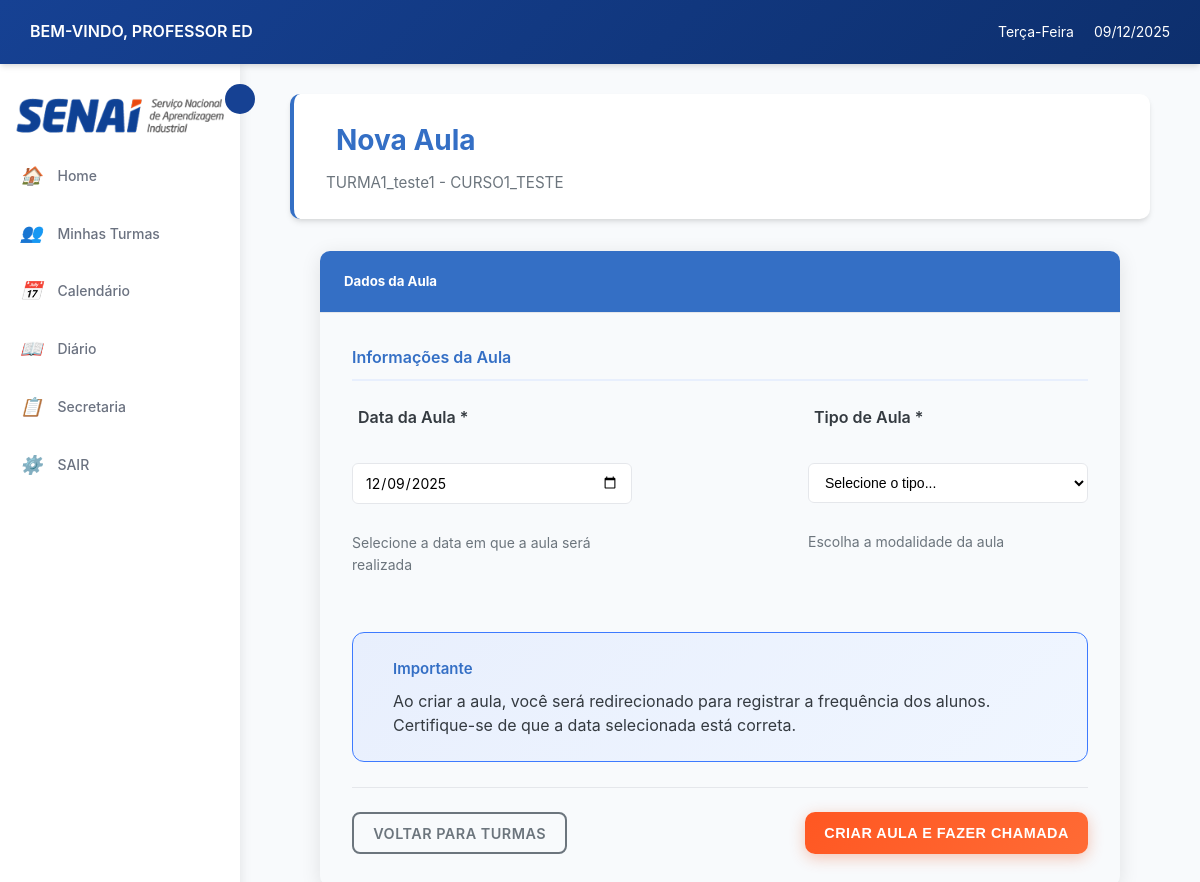
/diario/turma/1/nova-aula/ (signed in), run on the app's committed database.
### login/models.py (models this page shows, shortened)
class Usuario(AbstractUser):
    TIPO_USUARIO = [
        ('aluno', 'Aluno'),
        ('professor', 'Professor'),
        ('secretaria', 'Secretaria'),
    ]
    usuario_id = models.AutoField(primary_key=True)
    nome = models.CharField('Nome', max_length=100, blank=True, null=True)
    sobrenome = models.CharField('Sobrenome', max_length=100, blank=True, null=True)
    email = models.EmailField('E-mail', unique=True, default=None)
    data_nascimento = models.DateField('Data de Nascimento', blank=True, null=True)
    contato = models.CharField(max_length=20, unique=True, blank=True, null=True)
    cpf = models.CharField(max_length=14, unique=True, blank=True, null=True)
    endereco = models.TextField('Endereço', blank=True, null=True)
    tipo = models.CharField(max_length=10, choices=TIPO_USUARIO)
    USERNAME_FIELD = 'email'
    REQUIRED_FIELDS = ['nome','sobrenome','cpf', 'tipo', 'username']
    class Meta:
        db_table = 'Usuario'

### cursos/models.py (models this page shows, shortened)
class Turma(models.Model):
    TIPO_AULA = [
        ('presencial', 'Presencial'),
        ('semi', 'Semi-presencial'),
        ('ead', 'EAD'),
    ]
    turma_id = models.AutoField(primary_key=True)
    nome = models.CharField(max_length=100, null=True, blank=True)
    curso = models.ForeignKey(Curso, on_delete=models.CASCADE)
    professor = models.ForeignKey('login.professor', on_delete=models.SET_NULL,  # Ou models.SET_DEFAULT
        null=True,                  # Permite NULL
        blank=True,
        default=None)
    data_inicio = models.DateField()
    data_fim = models.DateField( null=True, blank=True)
    dias_semana = models.CharField(max_length=50)
    entrada_horas = models.CharField(max_length=100, null=True, blank=True)
    saida_horas = models.CharField(max_length=100, null=True, blank=True)
    tipo = models.CharField(max_length=10, choices=TIPO_AULA)
    status = models.BooleanField(default=True)
    class Meta:
        db_table = 'Turma'

class Curso(models.Model):
    nome = models.CharField(max_length=150, unique=True, verbose_name="Nome do Curso", default="Sem Nome")
    descricao = models.TextField(blank=True, verbose_name="Descrição")
    carga_horaria = models.PositiveIntegerField(verbose_name="Carga Horária (h)", default=40)
    ativo = models.BooleanField(default=True, verbose_name="Ativo")
    disciplinas = models.ManyToManyField('Disciplina', through='GradeCurricular', blank=True, related_name='cursos')
    class Meta:
        verbose_name = "curso"
        verbose_name_plural = "cursos"
        ordering = ["nome"]

### diario/views.py (the view, shortened to what this page needs)
# urls.py: path('turma/<int:turma_id>/nova-aula/', views.criar_aula, name='criar_aula'),
@login_required
def criar_aula(request, turma_id):
    turma = get_object_or_404(Turma, pk=turma_id)
    if hasattr(request.user, 'professor') and turma.professor != request.user.professor:
        messages.error(request, 'Você não é o professor desta turma.')
        return redirect('diario:lista_turmas')
    context = {
        'turma': turma,
        'hoje': timezone.now().date()
    }
    return render(request, 'diario/criar_aula.html', context)

### diario/templates/diario/criar_aula.html (shortened to what this page needs)
{% extends 'professor/base.html' %}
{% load static %}
{% block extra_css %}
<link rel="stylesheet" href="{% static 'diario/css/styles.css' %}">
{% endblock %}
{% block content %}
<div class="dashboard-container">
    <div class="dashboard-header">
        <h2>Nova Aula</h2>
        <p class="text-muted mb-0">{{ turma.nome }} - {{ turma.curso.nome }}</p>
    </div>
    <div class="card criar-aula-card">
        <div class="card-header bg-success">
            <h5>Dados da Aula</h5>
        </div>
        <div class="card-body">
            <form method="post" class="aula-form">
                <div class="form-section">
                    <h6 class="section-title">
                        Informações da Aula
                    </h6>
                    <div class="row g-4">
                        <div class="col-md-6">
                            <div class="form-group">
                                <label for="data_aula" class="form-label">
                                    Data da Aula *
                                </label>
                                <input type="date"
                                       class="form-control input-sm-custom"
                                       id="data_aula"
                                       name="data_aula"
                                       value="{{ hoje|date:'Y-m-d' }}"
                                       required>
                                <div class="form-text">Selecione a data em que a aula será realizada</div>
                            </div>
                        </div>
                        <div class="col-md-6">
                            <div class="form-group">
                                <label for="tipo_aula" class="form-label">
                                    Tipo de Aula *
                                </label>
                                <select class="form-select input-sm-custom" id="tipo_aula" name="tipo_aula" required>
                                    <option value="">Selecione o tipo...</option>
                                </select>
                                <div class="form-text">Escolha a modalidade da aula</div>
                            </div>
                        </div>
                    </div>
                </div>
                <div class="info-box mt-4">
                    <div class="info-content">
                        <div>
                            <h6 class="info-title">Importante</h6>
                            <p class="info-text">
                                Ao criar a aula, você será redirecionado para registrar a frequência dos alunos.
                                Certifique-se de que a data selecionada está correta.
                            </p>
                        </div>
                    </div>
                </div>
                <div class="form-actions mt-5">
                    <a href="{% url 'diario:lista_turmas_diario' %}" class="btn btn-outline-secondary btn-sm-custom">
                        Voltar para Turmas
                    </a>
                    <button type="submit" class="btn btn-success btn-create btn-sm-custom">
                        Criar Aula e Fazer Chamada
                    </button>
                </div>
            </form>
        </div>
    </div>
</div>
{% endblock %}

### professor/templates/professor/base.html (shortened to what this page needs)
{% load static %}
<!DOCTYPE html>
<html lang="pt-br">
<head>
    <link rel="stylesheet" href="{% static 'professor/css/style.css' %}">
    {% block extra_css %}{% endblock %}
</head>
<body>
    <header class="header">
        <div class="header-left">
            <span class="welcome-text">BEM-VINDO, PROFESSOR {{ user.get_full_name|default:user.username|upper }}</span>
        </div>
        <div class="header-right">
            <span class="weekday" id="currentWeekday"></span>
            <span class="date" id="currentDate"></span>
        </div>
    </header>
    <main class="main-container">
        <aside class="sidebar" id="sidebar">
            <img src="{% static 'professor/img/senai_logo.png' %}" alt="SENAI" id="senai-logo-sidebar">
            <button class="sidebar-toggle" id="sidebarToggle"></button>
            <ul class="sidebar-menu">
                <li>
                    <a href="{% url 'professor:home' %}">
                        <i>🏠</i>
                        <span>Home</span>
                    </a>
                </li>
                <li>
                    <a href="{% url 'professor:listar_cursos' %}">
                        <i>👥</i>
                        <span>Minhas Turmas</span>
                    </a>
                </li>
                <li>
                    <a href="{% url 'professor:calendario' %}">
                        <i>📅</i>
                        <span>Calendário</span>
                    </a>
                </li>
                <li>
                    <a href="{% url 'diario:lista_turmas_diario' %}">
                        <i>📖</i>
                        <span>Diário</span>
                    </a>
                </li>
                <li>
                    <a href="{% url 'solicitacao:solicitacaoList' %}">
                        <i>📋</i>
                        <span>Secretaria</span>
                    </a>
                </li>
                <li>
                    <a href="{% url 'logout' %}">
                        <i>⚙️</i>
                        <span>SAIR</span>
                    </a>
                </li>
            </ul>
        </aside>
        <div class="content-area">
            {% block content %}
            {% endblock %}
        </div>
    </main>
</body>
</html>

### diario/static/diario/css/styles.css (style rules this page uses)
:root { --azul: #346fc5; --azul-escuro: #0d2f6d; --vermelho: #dc3545; --vermelho-escuro: #b52d3a; --laranja: #ff5722; --laranja-escuro: #c43a0a; --cinza-claro: #6c757d; --cinza: #adb5bd; --cinza-escuro: #343a40; }
.btn { padding: 10px 20px; border: none; border-radius: 6px; font-weight: 600; font-size: 14px; text-decoration: none; display: inline-flex; align-items: center; justify-content: center; gap: 8px; cursor: pointer; transition: all 0.3s ease; text-transform: uppercase; letter-spacing: 0.5px; }
.btn-success { background-color: var(--laranja); color: white; }
.card { background: var(--bg-card); border-radius: 10px; box-shadow: var(--sombra); border: 1px solid var(--cinza-borda); transition: all 0.3s ease; margin-bottom: 1.5rem; overflow: hidden; }
.card-header { padding: 1.25rem 1.5rem; background: var(--azul); color: rgb(255, 255, 255); border-bottom: 1px solid var(--cinza-borda); display: flex; align-items: center; justify-content: space-between; }
.card-header h5 { color: white; }
.card-body { padding: 1.5rem; }
.form-control { padding: 10px 12px; border: 1px solid var(--cinza-borda); border-radius: 6px; font-size: 14px; transition: all 0.3s ease; background: white; }
.form-label { font-weight: 600; color: var(--preto); margin-bottom: 8px; display: flex; align-items: center; gap: 6px; font-size: 14px; }
.form-select { padding: 10px 12px; border: 1px solid var(--cinza-borda); border-radius: 6px; background: white; font-size: 14px; transition: all 0.3s ease; }
.dashboard-header { background: white; padding: 1.5rem 2rem; border-radius: 10px; box-shadow: var(--sombra); margin-bottom: 2rem; border-left: 4px solid var(--azul); }
.dashboard-header h2 { color: var(--azul); margin: 0 0 8px 0; font-weight: 700; display: flex; align-items: center; gap: 10px; }
.dashboard-header .text-muted { color: var(--cinza-claro) !important; font-size: 0.95rem; margin: 0; }
.btn-outline-secondary { border: 2px solid var(--cinza-claro); color: var(--cinza-claro); background: transparent; transition: all 0.3s ease; }
.mb-0 { margin-bottom: 0; }
.mt-4 { margin-top: 2rem; }

### diario/templates/diario/criar_aula.html (style rules this page uses)
.criar-aula-card { max-width: 800px; margin: 0 auto; border: none; box-shadow: 0 4px 20px rgba(0, 0, 0, 0.1); }
.row { display: flex; flex-direction: row; justify-content: space-between; }
.aula-form { padding: 0.5rem; }
.form-section { margin-bottom: 2rem; }
.section-title { color: var(--azul); font-weight: 600; margin-bottom: 1.5rem; padding-bottom: 0.5rem; border-bottom: 2px solid var(--azul-suave); display: flex; align-items: center; font-size: 16px; }
.form-group { width: 280px; display: flex; flex-direction: column; margin-bottom: 1.5rem; }
.form-label { font-weight: 600; color: var(--preto); margin-bottom: 0.75rem; display: flex; align-items: center; font-size: 1rem; }
.form-text { color: var(--cinza-claro); font-size: 0.875rem; margin-top: 0.5rem; display: flex; align-items: center; gap: 0.5rem; }
.info-box { background: linear-gradient(135deg, var(--azul-suave) 0%, #f0f6ff 100%); border: 1px solid var(--azul-claro); border-radius: 12px; padding: 1.5rem; }
.info-content { display: flex; align-items: flex-start; gap: 1rem; }
.info-title { font-size: 15px; color: var(--azul); font-weight: 600; margin-bottom: 0.5rem; }
.info-text { color: var(--preto); line-height: 1.5; }
.form-actions { display: flex; justify-content: space-between; padding-top: 1.5rem; border-top: 1px solid var(--cinza-borda); }
.btn-outline-secondary { border: 2px solid var(--cinza-claro); color: var(--cinza-claro); font-weight: 600; padding: 1rem 2rem; border-radius: 10px; transition: all 0.3s ease; }
.btn-sm-custom { padding: 0.55rem 1.2rem !important; font-size: 0.9rem !important; height: 42px !important; min-width: 170px !important; display: flex; align-items: center; justify-content: center; border-radius: 8px; }
.btn-create { padding: 1rem 2.5rem; border-radius: 10px; font-weight: 600; background: linear-gradient(135deg, var(--laranja) 0%, #ff6b35 100%); border: none; box-shadow: 0 4px 15px rgba(231, 73, 15, 0.3); transition: all 0.3s ease; position: relative; overflow: hidden; }
.btn-outline-secondary, .btn-create { min-width: 200px; }
.criar-aula-card { animation: fadeInUp 0.6s ease-out; }
.form-group { animation: fadeInUp 0.6s ease-out 0.1s both; }
.info-box { animation: fadeInUp 0.6s ease-out 0.2s both; }
.form-actions { animation: fadeInUp 0.6s ease-out 0.3s both; }

### data on the page
Usuario: get_full_name "ED"
Turma: nome "TURMA1_teste1", curso.nome "CURSO1_TESTE"
